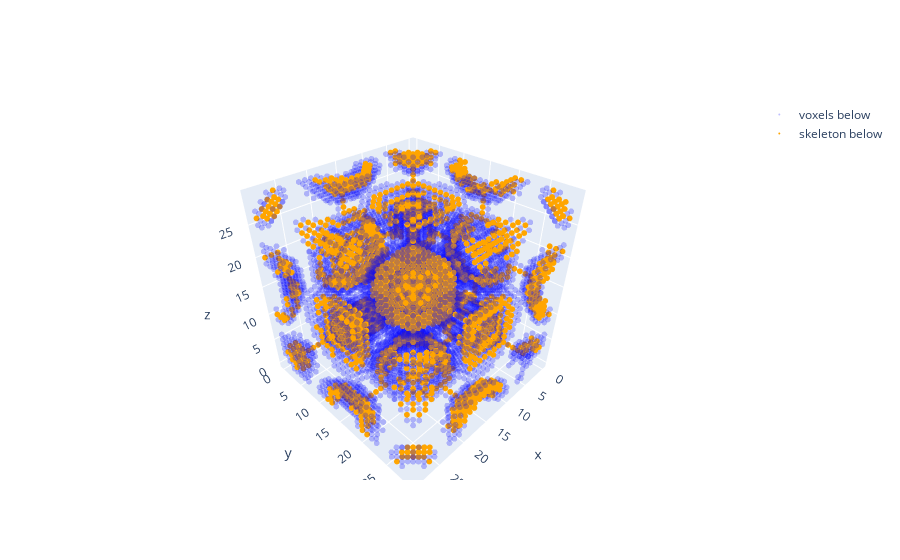

The notebook cell saved with this chart:
### Code cell
epsilon = 0
delta = -1

MC = mc.MorseComplex(d)
MC.process_lower_stars(10, 10, 10)

print(MC.get_number_of_critical_cells(threshold))
MC.prepare_morse_skeleton_below(threshold=threshold, epsilon=epsilon, delta=delta)
MC.extract_morse_skeleton_below(threshold=threshold)

plot_morse_skeleton(MC, d, threshold, plot_critical=False)

### Figure 1 — Plotly figure (JSON) as saved in the notebook; plotly's stock layout.template omitted (floating-point values rounded to 4 significant figures; data arrays with more than 128 entries replaced by an {"elided": "..."} marker saying what was removed)
{"data": [{"marker": {"color": "blue", "size": 2}, "mode": "markers", "name": "voxels below", "opacity": 0.25, "type": "scatter3d", "x": {"elided": "5185 int values"}, "y": {"elided": "5185 int values"}, "z": {"elided": "5185 int values"}}, {"marker": {"color": "orange", "size": 2}, "mode": "markers", "name": "skeleton below", "type": "scatter3d", "x": {"elided": "2514 int values"}, "y": {"elided": "2514 int values"}, "z": {"elided": "2514 int values"}}], "layout": {"scene": {"aspectmode": "manual", "aspectratio": {"x": 1, "y": 1, "z": 1}}}}
